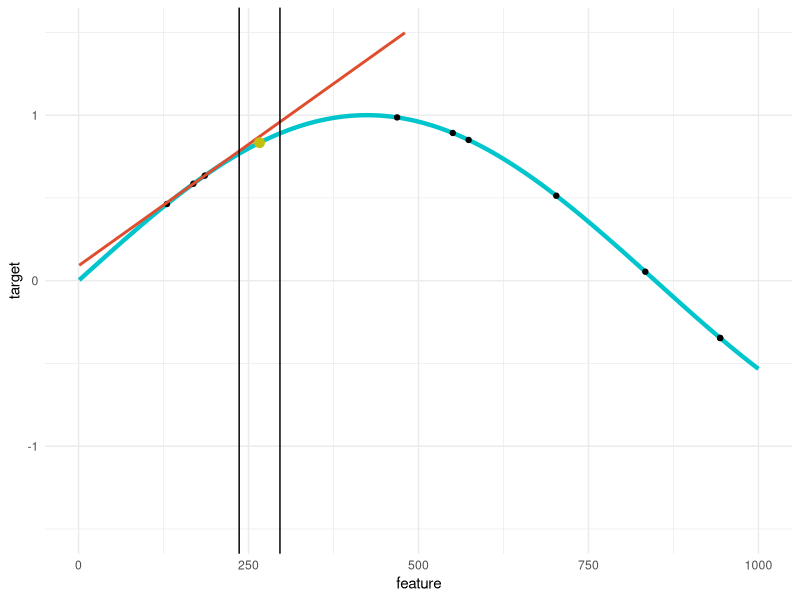
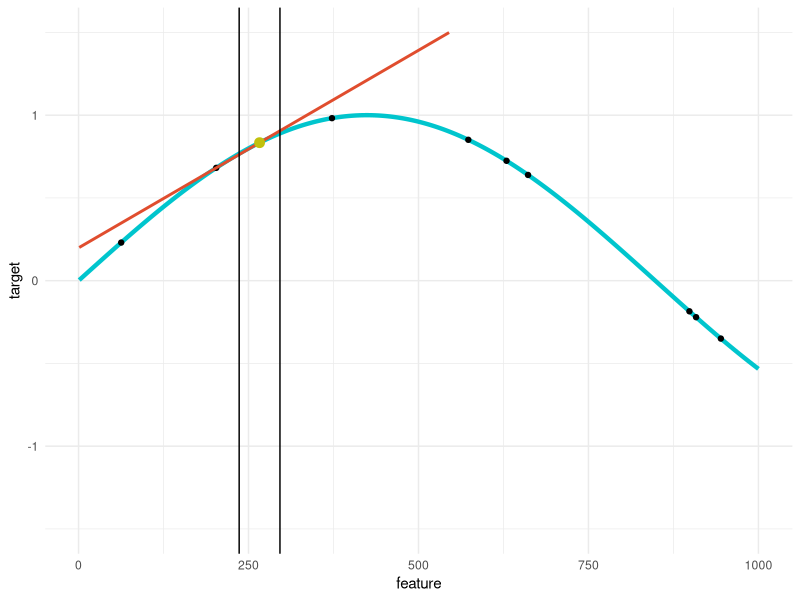
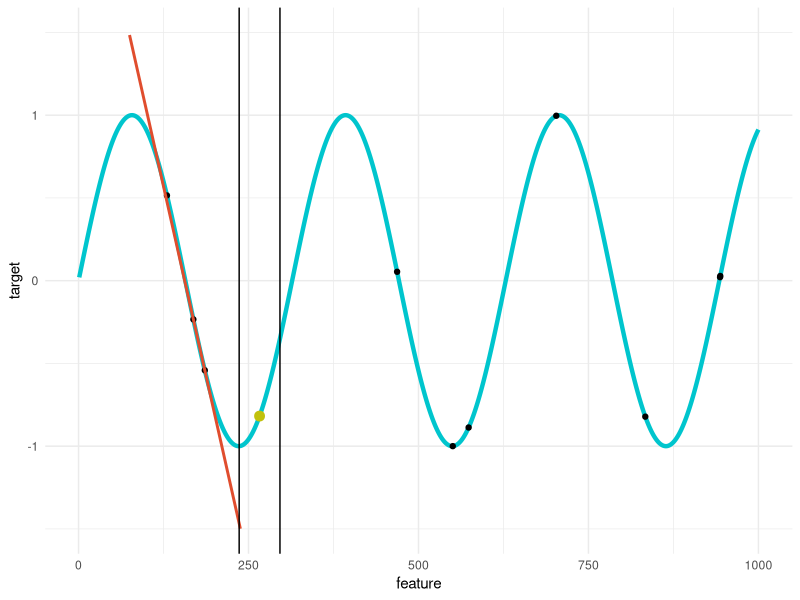
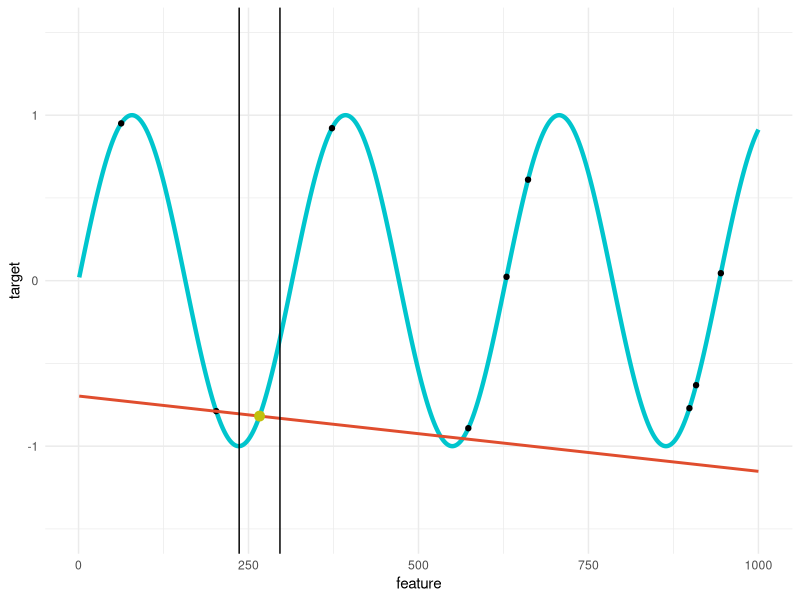
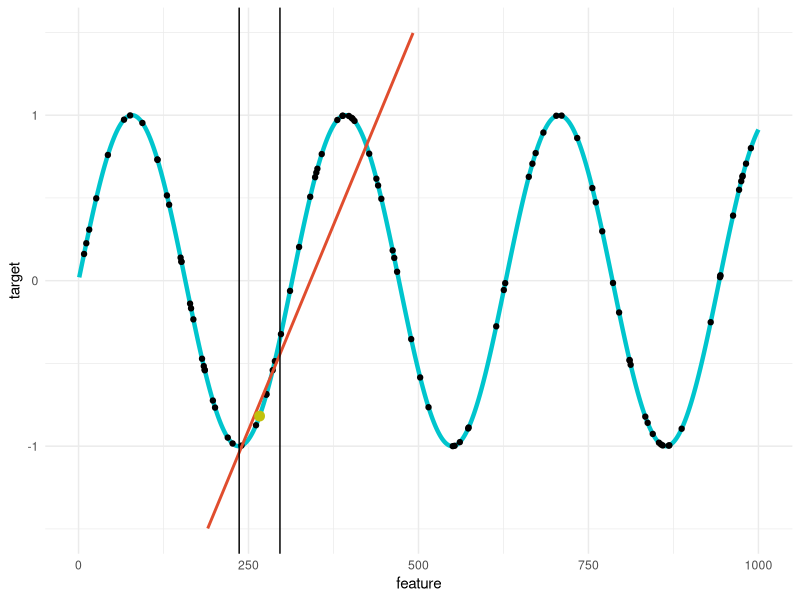
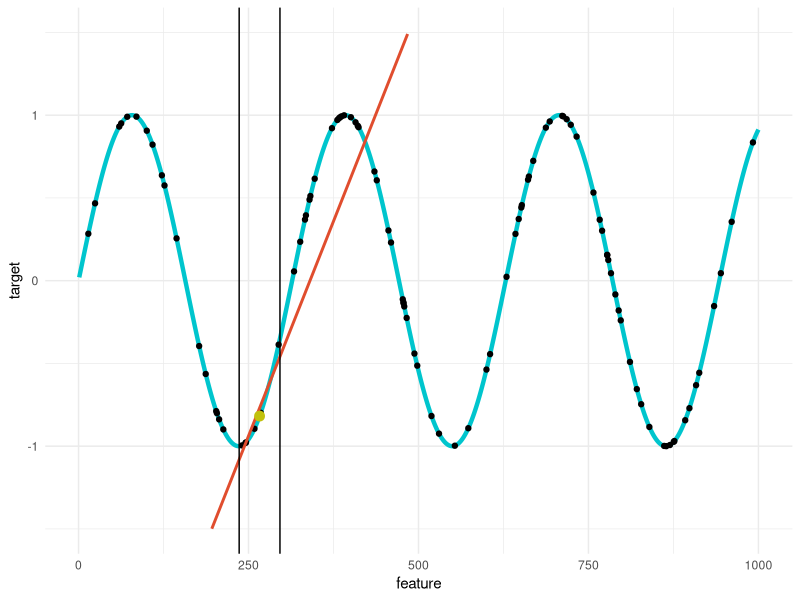
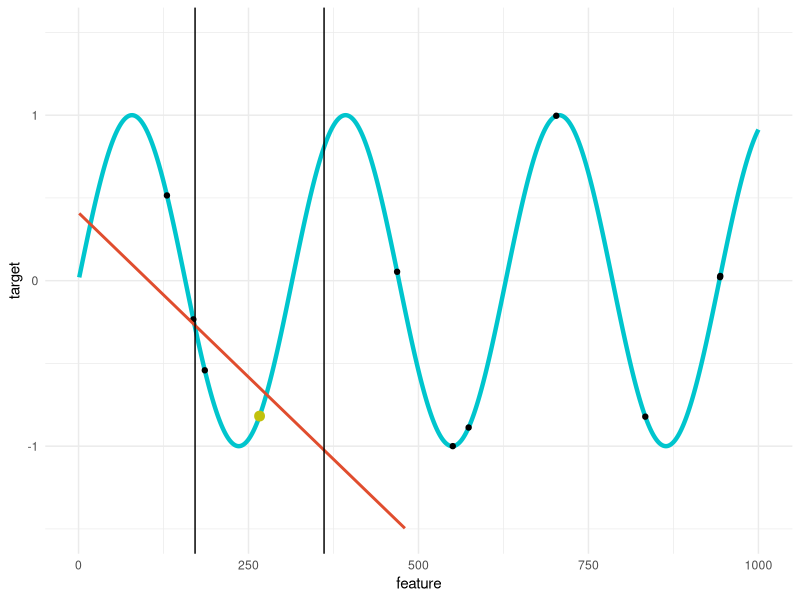
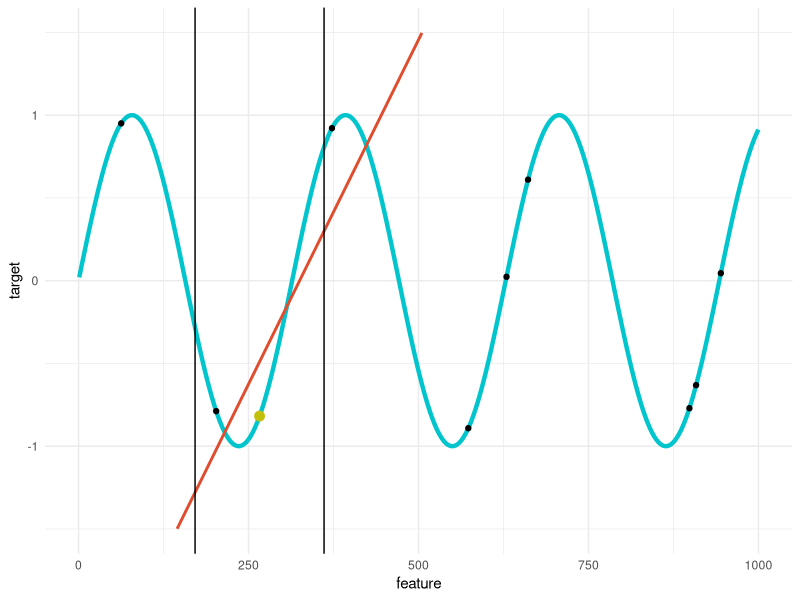

Source code (R) for these figures, in order: (Note: this script raises an error after producing the figures.)
## ---- chunk 1
req_packages  = c("lime", "mlr", "ggplot2", "ranger", "mlbench")
install_these = req_packages[!(req_packages %in% installed.packages())]

if (length(install_these) > 0) install.packages(install_these)
library(ggplot2)

plot_lime = function(model_smoothness = 270, sample_seed, kernel_width = 900, sample_size = 10) {
  
  # create ground truth
  black_box = function(x) sin(x / model_smoothness)
  x = 1:1000
  y = black_box(x)

  set.seed(1)
  # randomly pick data point to explain
  x_ex = runif(1, 1, 1000)
  y_ex = black_box(x_ex)
  
  set.seed(sample_seed)
  # sample new data points
  x_samp = runif(sample_size, 1, 1000)
  y_samp = black_box(x_samp)
  data   = data.frame(x = x_samp, y = y_samp)
  
  # apply gaussian kernel to receive weights
  weights = exp( - (x_samp - x_ex)^2 / kernel_width )
  
  # fit surrogate model and get predictions
  model  = lm(y ~ x, data = data, weights = weights)
  y_pred = predict(model, newdata = data.frame(x = x))
  
  # visualize everything
  ggplot(data = NULL, aes(y = y, x = x)) +
    geom_line(color = "#00C5CD", size = 1.5) +
    geom_point(data = NULL, aes(x = x_samp, y = y_samp)) +
    geom_line(data = NULL, aes(x = x, y = y_pred), color = "#e04d2e", size = 1) +
    geom_point(data = NULL, aes(x = x_ex, y = y_ex), color = "#c1c10d", size = 3) +
    geom_vline(aes(xintercept = x_ex - sqrt(kernel_width))) +
    geom_vline(aes(xintercept = x_ex + sqrt(kernel_width))) +
    theme_minimal() +
    ylim(c(-1.5, 1.5)) +
    ylab("target") +
    xlab("feature")

}
  
## ---- chunk 2


plot_lime(sample_seed = 2)
  
## ---- chunk 3


plot_lime(sample_seed = 1)
  
## ---- chunk 4


plot_lime(sample_seed = 2, model_smoothness = 50)
  
## ---- chunk 5


plot_lime(sample_seed = 1, model_smoothness = 50)
  
## ---- chunk 6


plot_lime(sample_seed = 2, model_smoothness = 50, sample_size = 100)
  
## ---- chunk 7


plot_lime(sample_seed = 1, model_smoothness = 50, sample_size = 100)
  
## ---- chunk 8


plot_lime(sample_seed = 2, model_smoothness = 50, kernel_width = 9000)
  
## ---- chunk 9


plot_lime(sample_seed = 1, model_smoothness = 50, kernel_width = 9000)
  
## ---- chunk 10
knitr::include_graphics("images/boston.png")
## ---- chunk 11
knitr::include_graphics("images/boston_100iter_standard.png")
## ---- chunk 12
knitr::include_graphics("images/boston_100iter_scaled.png")
## ---- chunk 13
knitr::include_graphics("images/boston_100iter_outlier.png")
## ---- chunk 14
knitr::include_graphics("images/boston_100iter_outlier_scaled.png")
## ---- chunk 15
knitr::include_graphics("images/boston_100iter_bins.png")
## ---- chunk 16
knitr::include_graphics("images/boston_100iter_bins_scaled.png")
## ---- chunk 17
knitr::include_graphics("images/boston_100iter_bins_outlier.png")
## ---- chunk 18
knitr::include_graphics("images/boston_100iter_bins_outlier_scaled.png")
## ---- chunk 19
knitr::include_graphics("images/boston_lm.png")
## ---- chunk 20
knitr::include_graphics("images/boston_lm_scaled.png")
## ---- chunk 21
knitr::include_graphics("images/boston_lm_outlier.png")
## ---- chunk 22
knitr::include_graphics("images/boston_lm_outlier_scaled.png")
## ---- chunk 23
knitr::include_graphics("images/boston_lm_bins.png")
## ---- chunk 24
knitr::include_graphics("images/boston_lm_bins_scaled.png")
## ---- chunk 25
knitr::include_graphics("images/boston_lm_bins_outlier.png")
## ---- chunk 26
knitr::include_graphics("images/boston_lm_bins_outlier_scaled.png")
## ---- chunk 27
knitr::include_graphics("images/boston_sampled_tree.png")
## ---- chunk 28
knitr::include_graphics("images/boston_sampled_tree_fst.png")
## ---- chunk 29
knitr::include_graphics("images/boston_sampled_tree_snd.png")
## ---- chunk 30
knitr::include_graphics("images/boston_tree.png")
## ---- chunk 31
knitr::include_graphics("images/boston_tree_scaled.png")
## ---- chunk 32
knitr::include_graphics("images/boston_tree_outlier.png")
## ---- chunk 33
knitr::include_graphics("images/boston_tree_outlier_scaled.png")
## ---- chunk 34

plot_better_lime = function(model_smoothness = 50, sample_seed, kernel_width = 900, sample_size = 10) {
  
  # create ground truth
  black_box = function(x) sin(x / model_smoothness)
  x = 1:1000
  y = black_box(x)

  set.seed(1)
  # randomly pick data point to explain
  x_ex = runif(1, 1, 1000)
  y_ex = black_box(x_ex)
  
  
  set.seed(sample_seed)
  # sample new data points
  x_samp = rnorm(sample_size, x_ex, sqrt(kernel_width))
  y_samp = black_box(x_samp)
  data   = data.frame(x = x_samp, y = y_samp)
  
  # fit surrogate model and get predictions
  model  = lm(y ~ x, data = data)
  y_pred = predict(model, newdata = data.frame(x = x))
  
  # visualize everything
  ggplot(data = NULL, aes(y = y, x = x)) +
    geom_line(color = "#00C5CD", size = 1.5) +
    geom_point(data = NULL, aes(x = x_samp, y = y_samp)) +
    geom_line(data = NULL, aes(x = x, y = y_pred), color = "#e04d2e", size = 1) +
    geom_point(data = NULL, aes(x = x_ex, y = y_ex), color = "#c1c10d", size = 3) +
    geom_vline(aes(xintercept = x_ex - sqrt(kernel_width))) +
    geom_vline(aes(xintercept = x_ex + sqrt(kernel_width))) +
    theme_minimal() +
    ylim(c(-1.5, 1.5)) +
    ylab("target") +
    xlab("feature")

}
  
## ---- chunk 35


plot_better_lime(sample_seed = 2, model_smoothness = 50, sample_size = 10)
  
## ---- chunk 36


plot_better_lime(sample_seed = 1, model_smoothness = 50, sample_size = 10)
  
## ---- chunk 37
knitr::include_graphics("images/boston_sampled_tree_fst_better.png")
## ---- chunk 38
knitr::include_graphics("images/boston_sampled_tree_snd_better.png")
## ---- chunk 39
knitr::include_graphics("images/boston_sampled_tree_snd_better_slim.png")
## ---- chunk 40
knitr::include_graphics("images/boston_sampled_tree_snd_slim.png")
